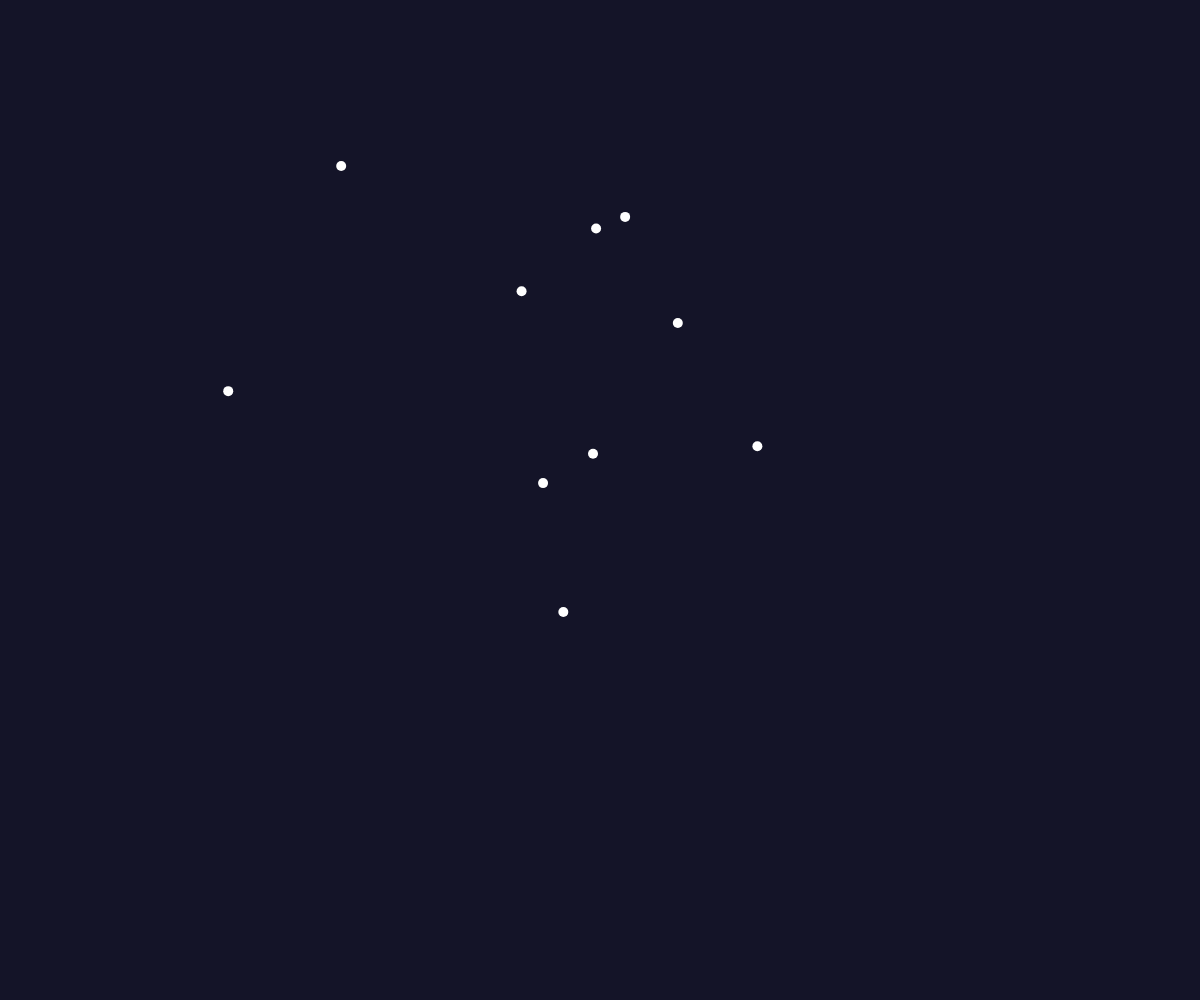
Frame 1 (no input)
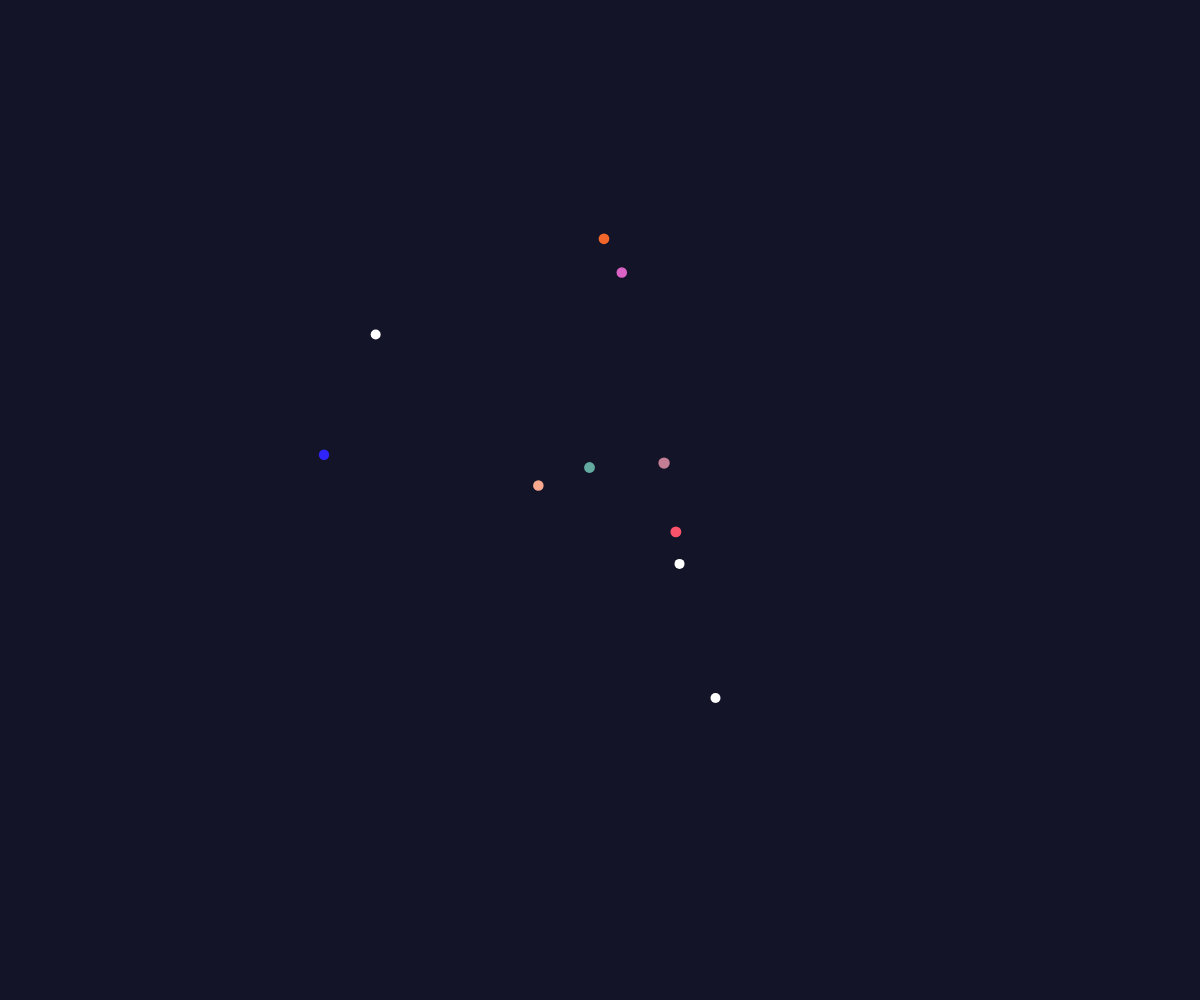
Frame 60 (no input)
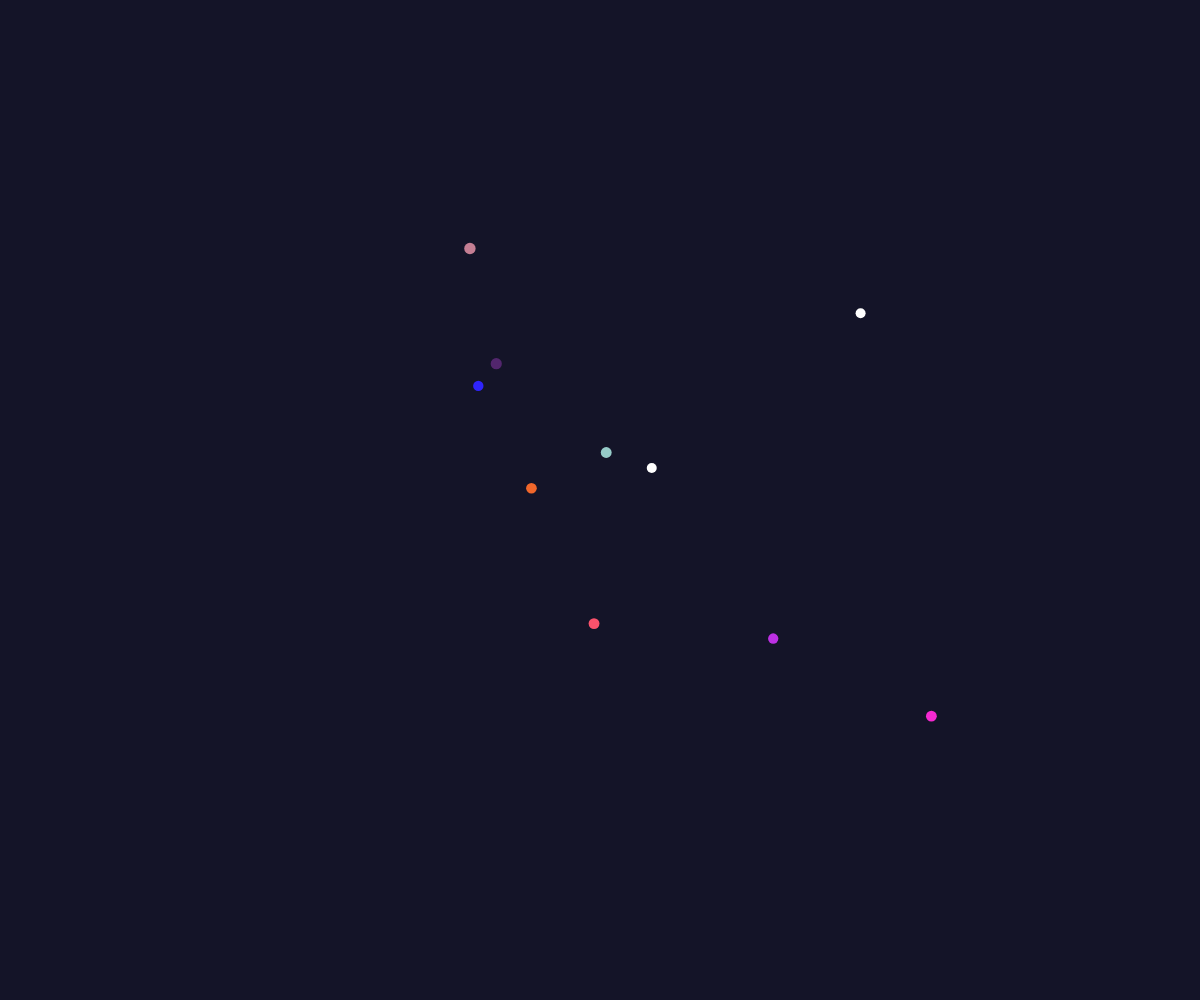
Frame 120 (the mouse pressed at the canvas centre since frame 60)

The p5.js sketch that drew these frames (run headless with seeded random() and noise() and a simulated clock; from frame 60 on, the mouse is pressed at the canvas centre):

// p5.js sketch
// ── sketch.js
// incontri scontri tra camminatori by Pietro Baruzzi
// 2020 © Pietro Baruzzi, Daniele @Fupete and the course DSII2020 at DESIGN.unirsm 
// github.com/dsii-2020-unirsm — github.com/fupete
// Educational purposes, MIT License, 2020, San Marino


let camminatori = []
let num = 10

function setup() {
  createCanvas(windowWidth, windowHeight);

  for (let i = 0; i < num; i++) {
    camminatori[i] = new Walker(random(width), random(height));
  }
}

function draw() {
  background(20, 20, 40);

  for (let i = 0; i < camminatori.length; i++) {
    camminatori[i].spostati()
    camminatori[i].mostrati()

    for (var j = 0; j < camminatori.length; j++) {
      if (i != j && camminatori[i].interseca(camminatori[j])) {
        camminatori[i].nuovocolore();
        camminatori[j].nuovocolore();
        //    camminatori[i].inverti();
        //    camminatori[j].inverti();
        camminatori[i].cresci();
        camminatori[j].cresci();
      }
    }
  }
}

function Walker(x, y) {
  this.x = x
  this.y = y
  this.r = 10
  this.t = random(50)
  this.col = color(255)
  this.dim = 10

  this.nuovocolore = function() {
    this.col = color(random(255), random(255), random(255))
  }

  this.interseca = function(altra) {
    var d = dist(this.x, this.y, altra.x, altra.y);
    if (d < this.r + altra.r) {
      return true;
    } else {
      return false;
    }
  }

  this.mostrati = function() {
    noStroke()
    fill(this.col);
    ellipse(this.x, this.y, this.dim, this.dim)
  }

  this.spostati = function() {
    this.x = noise(this.t) * width
    this.y = noise(this.t + 5) * height
    this.t += 0.01
  }

  //   this.inverti = function() {
  //   this.x = noise(this.t) * (-width)
  //   this.y = noise(this.t + 5) * (-height)
  //   this.t = this.t + 0.01
  // }

  this.cresci = function() {
    this.dim += 0.1
  }

}
